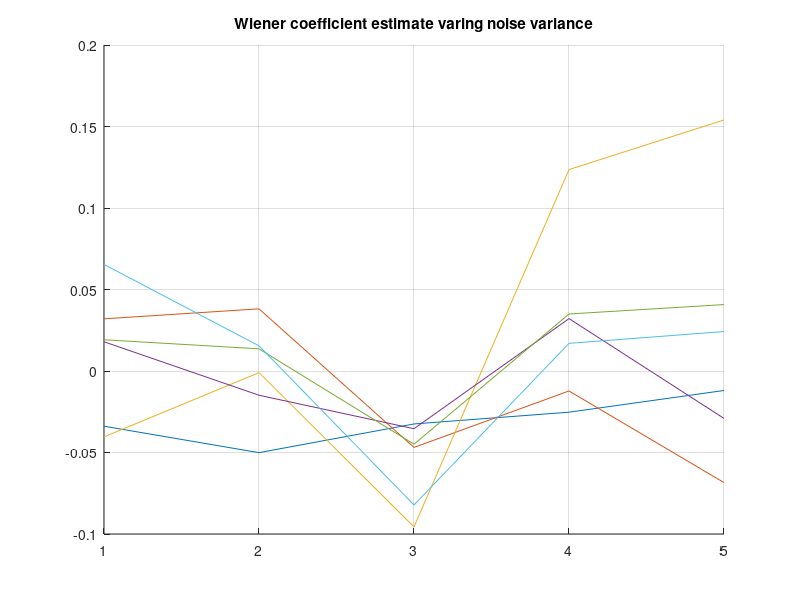

This chart was generated by the following MATLAB code:
clear all;

c = struct('red', [220/255  20/255  60/255], ... 
    'darkred', [139/255   0   0], ...
    'orange', [255/255 165/255   0],...
    'yellow', [255/255 230/255 0] );

%% 4.1.0
N = 1000;
x = randn(N, 1); % input

b = [1 2 3 2 1]; % filter coefficients
y = filter(b, [1], x); % MA filter
y = zscore(y);% normalise output to unit variance

eta = 0.1*randn(N,1); %noise
z = y + eta; %output z = signal y + noise eta

SNRz = var(y(:))/var(eta(:)); % SNR of z

%% 4.1.1
Nw = 5;
rxx = xcorr(x, 'unbiased');
rzx = xcorr(z,x, 'unbiased');

% build Pzx
Pzx = zeros(Nw,1);
for i = 1:Nw 
    Pzx(i) = rzx(length(x)-i);
end
    
% build Rxx
Rxx = zeros(Nw, Nw);
for i=1:Nw %row
    for j=1:Nw %col
        Rxx(i,j) = rxx(length(x)+i-j);
    end 
end
wopt = inv(Rxx)*Pzx;

%% 4.1.2
N = 1000;
Nw = 5;
noiseVariance = 0.1;
SNRz = zeros(6,1);
figure; hold on; grid on; title('Wiener coefficient estimate varing noise variance');
for n=1:6
    x = randn(N, 1); % input
    y = filter([1 2 3 2 1], [1], x); % MA filter
    y = zscore(y); % normalise output to unit variance
    eta = sqrt(noiseVariance)*randn(N,1); %noise
    z = y + eta; %output z = signal y + noise eta
    SNRz(n,1) = 10*log10(var(y(:))/var(eta(:))); % SNR of z
    
    rxx = xcorr(x, 'unbiased');
    rzx = xcorr(z,x, 'unbiased');

    % build Pzx
    Pzx = zeros(Nw,1);
    for i = 1:Nw 
        Pzx(i) = rzx(length(x)-i);
    end

    % build Rxx
    Rxx = zeros(Nw, Nw);
    for i=1:Nw %row
        for j=1:Nw %col
            Rxx(i,j) = rxx(length(x)+i-j);
        end 
    end
    
    wopt = inv(Rxx)*Pzx;
    plot(wopt);
   
    noiseVariance = noiseVariance + 1.98;
end